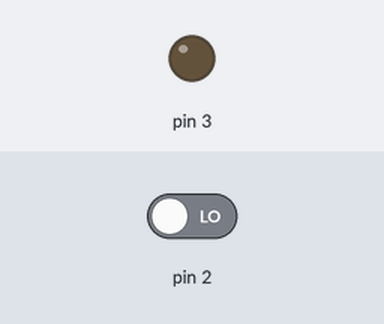
Simulated run of this sketch. Board: Arduino Uno, built with avr-gcc and run on an emulated ATmega328P. On the bench: output pins drawn as LEDs (lit = HIGH). The test bench sets the inputs (shaded band); at power-on: pin 2 LOW.

Above: at 1.2 s.
1.3 s: pin 2 driven HIGH
At 2.5 s:
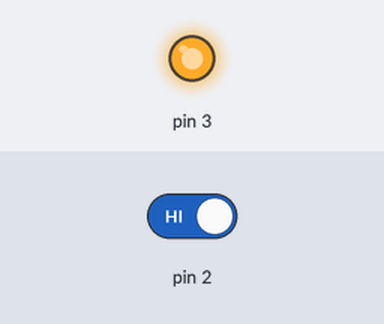
2.8 s: pin 2 driven LOW
At 3.7 s:
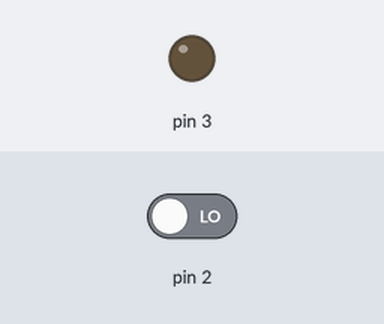
Timing chart, 0 to 5.8 s (numbered marks = the images above; inputs shaded):
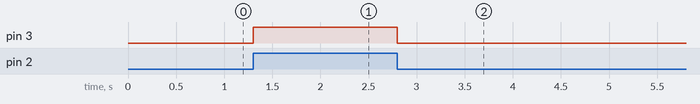

Measured:
- after the input at 1.3 s, pin 3: LOW → HIGH at once
- after the input at 2.8 s, pin 3: HIGH → LOW at once

The sketch:

Code.ino
```cpp
void setup() {
  pinMode(2, INPUT);
  pinMode(3, OUTPUT);
}

int reading;

void loop() {
  digitalWrite(3, LOW);
  reading = digitalRead(2);
  while(reading == HIGH) {
    digitalWrite(3, HIGH);
    reading = digitalRead(2);
  }
  digitalWrite(3, LOW);
}
```
